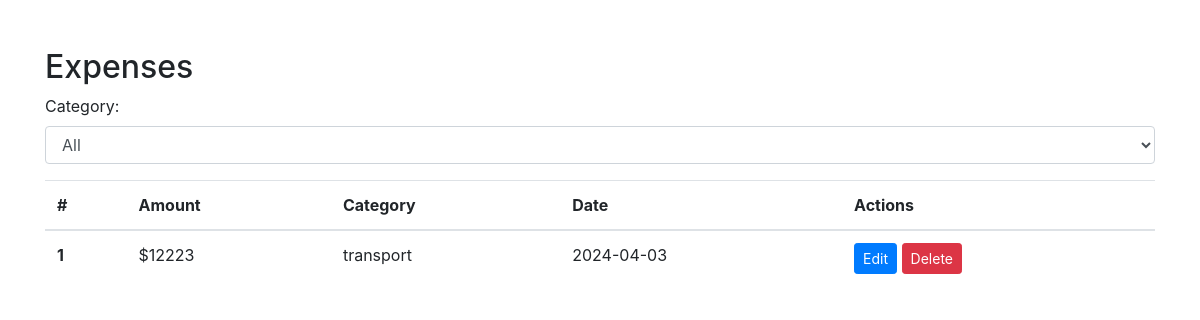
The app's page /viewexpense, older data.
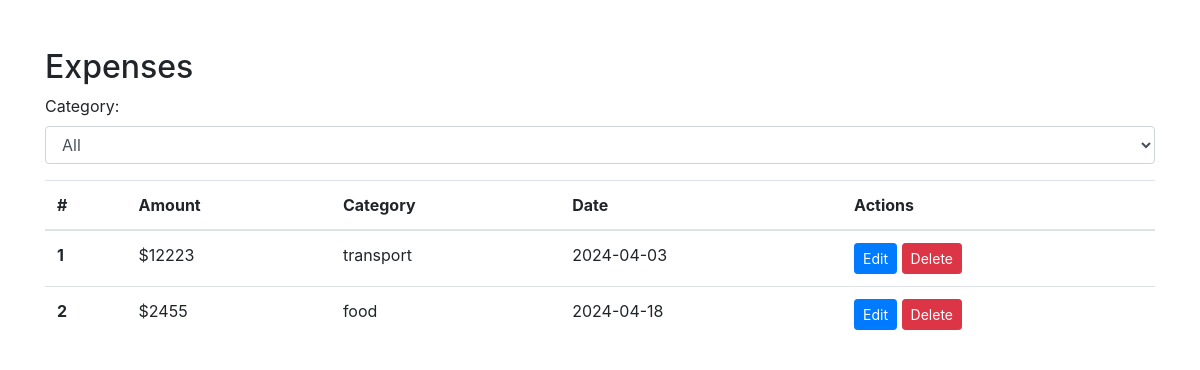
The same page, newer data.
### tables this page shows
CREATE TABLE expense
                 (id INTEGER PRIMARY KEY AUTOINCREMENT, 
                 amount DECIMAL(10, 2) NOT NULL,
                 category VARCHAR(50) NOT NULL,
                 description TEXT,
                 date DATE NOT NULL,
                 created_at TIMESTAMP DEFAULT CURRENT_TIMESTAMP);

### app.py (the view)
@app.route('/viewexpense')
def show_expenses():
    expenses = fetch_actual_expenses()
    conn = sqlite3.connect('expense_tracker.db')
    conn.row_factory = sqlite3.Row
    cur = conn.cursor()
    cur.execute("SELECT DISTINCT category FROM expense")
    categories = [row['category'] for row in cur.fetchall()]
    return render_template('viewexpense.html', expenses=expenses,categories=categories)

### app.py (called while the page is built)
def fetch_actual_expenses():
    conn = sqlite3.connect('expense_tracker.db')
    cur = conn.cursor()
    cur.execute("SELECT id, amount, category, date FROM expense")  # Include id for delete/edit actions
    expenses = cur.fetchall()
    conn.close()
    return expenses

### templates/viewexpense.html (shortened to what this page needs)
<!DOCTYPE html>
<html lang="en">
<head>
    <link rel="stylesheet" href="https://stackpath.bootstrapcdn.com/bootstrap/4.5.2/css/bootstrap.min.css">
</head>
<body>
    <div class="container mt-5">
        <h2>Expenses</h2>
        <div class="filter-container mb-3">
            <label for="categoryFilter">Category:</label>
            <select id="categoryFilter" class="form-control">
                <option value="">All</option>
            </select>
        </div>
        <div class="row">
            <div class="col">
                <table class="table">
                    <thead>
                        <tr>
                            <th scope="col">#</th>
                            <th scope="col">Amount</th>
                            <th scope="col">Category</th>
                            <th scope="col">Date</th>
                            <th scope="col">Actions</th>
                        </tr>
                    </thead>
                    <tbody>
                        {% for expense in expenses %}
                    <tr>
                        <th scope="row">{{ loop.index }}</th>
                        <td>${{ expense[1] }}</td>
                        <td>{{ expense[2] }}</td>
                        <td>{{ expense[3] }}</td>
                        <td>
                            <a href="#" class="btn btn-sm btn-primary" onclick="loadPage('/edit/{{ expense[0] }}')">Edit</a>
                            <form action="#" method="post" style="display: inline;" onclick="loadPage('/delete/{{ expense[0] }}')" onsubmit="return confirm('Are you sure you want to delete this expense?');">
                                <input type="submit" value="Delete" class="btn btn-sm btn-danger">
                            </form>
                        </td>
                    </tr>
                          {% endfor %}
                    </tbody>
                </table>
            </div>
        </div>
    </div>
</body>
</html>

Row changes from the older to the newer data that the page shows:
added expense: amount "2455", category "food", date "2024-04-18"
